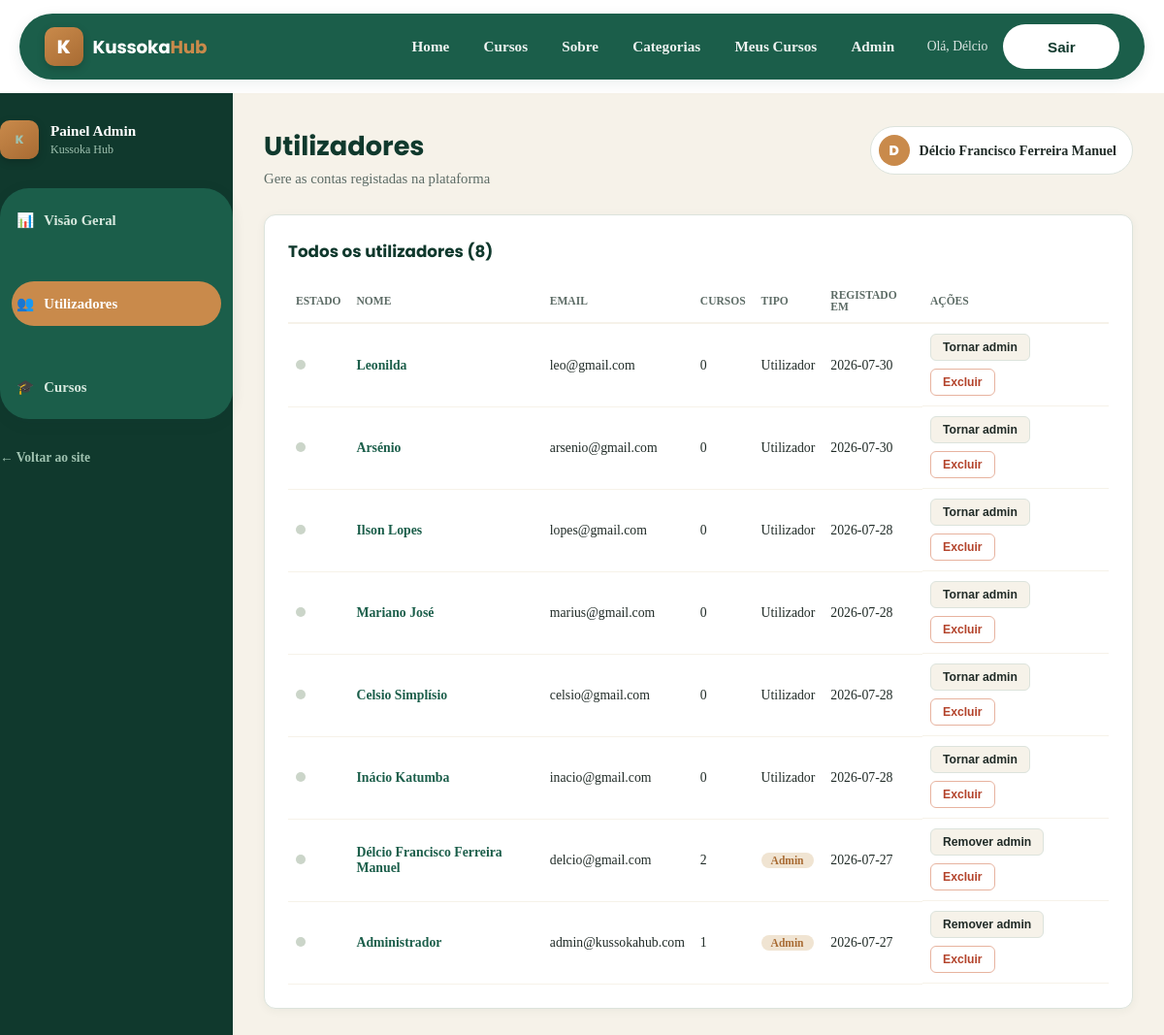
/admin/usuarios (signed in), run on the app's committed database.
### tables this page shows
CREATE TABLE usuarios (
            id INTEGER PRIMARY KEY AUTOINCREMENT,
            nome TEXT NOT NULL,
            email TEXT UNIQUE NOT NULL,
            senha_hash TEXT NOT NULL,
            is_admin INTEGER NOT NULL DEFAULT 0,
            data_criacao TEXT NOT NULL
        , ultimo_login TEXT);

### app.py (the view)
@app.route("/admin/usuarios")
@admin_obrigatorio
def admin_usuarios():
    db = get_db()
    limite_online = (datetime.utcnow() - timedelta(minutes=JANELA_ONLINE_MINUTOS)).isoformat()
    usuarios = db.execute(
        """SELECT u.*, COUNT(m.id) AS total_cursos,
                  (u.ultimo_login IS NOT NULL AND u.ultimo_login >= ?) AS online
           FROM usuarios u LEFT JOIN matriculas m ON m.usuario_id = u.id
           GROUP BY u.id ORDER BY u.data_criacao DESC""",
        (limite_online,),
    ).fetchall()
    return render_template("admin_usuarios.html", usuarios=usuarios)

### app.py (called while the page is built)
def get_db():
    if "db" not in g:
        g.db = sqlite3.connect(DB_PATH)
        g.db.row_factory = sqlite3.Row
        g.db.execute("PRAGMA foreign_keys = ON")
    return g.db

@app.before_request
def carregar_usuario_logado():
    g.usuario = None
    uid = session.get("usuario_id")
    if uid:
        db = get_db()
        g.usuario = db.execute("SELECT * FROM usuarios WHERE id = ?", (uid,)).fetchone()
        if g.usuario is not None:
            atualizar_agora = True
            if g.usuario["ultimo_login"]:
                try:
                    ultimo = datetime.fromisoformat(g.usuario["ultimo_login"])
                    atualizar_agora = (datetime.utcnow() - ultimo) > timedelta(minutes=1)
                except ValueError:
                    atualizar_agora = True
            if atualizar_agora:
                db.execute(
                    "UPDATE usuarios SET ultimo_login = ? WHERE id = ?",
                    (datetime.utcnow().isoformat(), uid),
                )
                db.commit()

@app.after_request
def aplicar_cabecalhos_seguranca(resposta):
    resposta.headers.setdefault("X-Content-Type-Options", "nosniff")
    resposta.headers.setdefault("X-Frame-Options", "SAMEORIGIN")
    resposta.headers.setdefault("Referrer-Policy", "strict-origin-when-cross-origin")
    return resposta

def admin_obrigatorio(view):
    @wraps(view)
    def wrapped(*args, **kwargs):
        if g.usuario is None:
            flash("Precisas de iniciar sessão para aceder a essa página.", "aviso")
            return redirect(url_for("login"))
        if not g.usuario["is_admin"]:
            abort(403)
        return view(*args, **kwargs)
    return wrapped

@app.context_processor
def injetar_globais():
    return {
        "usuario_atual": g.get("usuario"),
        "categorias_labels": CATEGORIAS_LABELS,
        "ano_atual": datetime.utcnow().year,
        "endpoint_atual": request.endpoint,
    }

### templates/admin_usuarios.html (shortened to what this page needs)
{% extends "admin_base.html" %}
{% block admin_titulo %}Utilizadores{% endblock %}
{% block admin_subtitulo %}Gere as contas registadas na plataforma{% endblock %}
{% block admin_content %}
<div class="admin-card">
  <h3>Todos os utilizadores ({{ usuarios|length }})</h3>
  <div class="tabela-responsiva">
  <table class="admin-table">
    <thead>
      <tr><th>Estado</th><th>Nome</th><th>Email</th><th>Cursos</th><th>Tipo</th><th>Registado em</th><th>Ações</th></tr>
    </thead>
    <tbody>
      {% for u in usuarios %}
      <tr>
        <td>{% if u['online'] %}<span class="ponto-online" title="Online"></span>{% else %}<span class="ponto-offline" title="Offline"></span>{% endif %}</td>
        <td><a href="{{ url_for('admin_usuario_detalhe', usuario_id=u['id']) }}">{{ u['nome'] }}</a></td>
        <td>{{ u['email'] }}</td>
        <td>{{ u['total_cursos'] }}</td>
        <td>{% if u['is_admin'] %}<span class="tag-admin">Admin</span>{% else %}Utilizador{% endif %}</td>
        <td>{{ u['data_criacao'][:10] }}</td>
        <td class="acoes">
          <form method="post" action="{{ url_for('admin_alternar_admin', usuario_id=u['id']) }}">
            <button type="submit" class="btn-mini">{{ 'Remover admin' if u['is_admin'] else 'Tornar admin' }}</button>
          </form>
          <form method="post" action="{{ url_for('admin_excluir_usuario', usuario_id=u['id']) }}" onsubmit="return confirm('Tens a certeza que queres excluir este utilizador?');">
            <button type="submit" class="btn-mini btn-perigo">Excluir</button>
          </form>
        </td>
      </tr>
      {% endfor %}
    </tbody>
  </table>
  </div>
</div>
{% endblock %}

### templates/admin_base.html (shortened to what this page needs)
{% extends "base.html" %}
{% block conteudo %}
<div class="admin-shell">
  <aside class="admin-sidebar">
    <div class="admin-sidebar-topo">
      <span class="logo-badge">K</span>
      <div>
        <strong>Painel Admin</strong>
        <span>Kussoka Hub</span>
      </div>
    </div>
    <nav class="admin-nav" aria-label="Navegação do painel">
      <a href="{{ url_for('admin_dashboard') }}" class="{{ 'admin-nav-ativo' if endpoint_atual == 'admin_dashboard' else '' }}">
        <span aria-hidden="true">📊</span> Visão Geral
      </a>
      <a href="{{ url_for('admin_usuarios') }}" class="{{ 'admin-nav-ativo' if endpoint_atual in ['admin_usuarios', 'admin_usuario_detalhe'] else '' }}">
        <span aria-hidden="true">👥</span> Utilizadores
      </a>
      <a href="{{ url_for('admin_cursos') }}" class="{{ 'admin-nav-ativo' if endpoint_atual in ['admin_cursos', 'admin_curso_novo', 'admin_curso_editar'] else '' }}">
        <span aria-hidden="true">🎓</span> Cursos
      </a>
    </nav>
    <div class="admin-sidebar-rodape">
      <a href="{{ url_for('index') }}">← Voltar ao site</a>
    </div>
  </aside>
  <div class="admin-main">
    <header class="admin-topbar">
      <div>
        <h1>{% block admin_titulo %}Painel de Administração{% endblock %}</h1>
        <p>{% block admin_subtitulo %}Informações e gestão da plataforma{% endblock %}</p>
      </div>
      {% if usuario_atual %}
      <div class="admin-topbar-user">
        <span class="admin-avatar">{{ usuario_atual['nome'][0]|upper }}</span>
        <span>{{ usuario_atual['nome'] }}</span>
      </div>
      {% endif %}
    </header>
    {% block admin_content %}{% endblock %}
  </div>
</div>
{% endblock %}

### templates/base.html (shortened to what this page needs)
<!DOCTYPE html>
<html lang="pt-AO">
<head>
    <link rel="stylesheet" href="{{ url_for('static', filename='css/style.css') }}">
</head>
<body class="{% block body_class %}{% endblock %}">
    <header>
        <div class="nav-bar">
            <nav>
                <a href="{{ url_for('index') }}" class="logo" aria-label="Kussoka Hub — página inicial">
                    <span class="logo-badge">K</span>
                    <span class="logo-texto">Kussoka<span>Hub</span></span>
                </a>
                <ul>
                    <li><a href="{{ url_for('index') }}" class="{{ 'link-ativo' if endpoint_atual == 'index' else '' }}">Home</a></li>
                    <li><a href="{{ url_for('cursos_catalogo') }}" class="{{ 'link-ativo' if endpoint_atual == 'cursos_catalogo' else '' }}">Cursos</a></li>
                    <li><a href="{{ url_for('index') }}#sobre">Sobre</a></li>
                    <li class="dropdown">
                        <a href="#" class="dropbtn">Categorias</a>
                    </li>
                    {% if usuario_atual %}
                        <li><a href="{{ url_for('meus_cursos') }}" class="{{ 'link-ativo' if endpoint_atual == 'meus_cursos' else '' }}">Meus Cursos</a></li>
                        {% if usuario_atual['is_admin'] %}
                        <li><a href="{{ url_for('admin_dashboard') }}">Admin</a></li>
                        {% endif %}
                        <li class="user-pill">Olá, {{ usuario_atual['nome'].split(' ')[0] }}</li>
                        <a href="{{ url_for('logout') }}">
                            <button type="button" id="cont">Sair</button>
                        </a>
                    {% else %}
                        <li><a href="{{ url_for('login') }}">Entrar</a></li>
                        <a href="{{ url_for('cadastro') }}">
                            <button type="button" id="cont">Cadastrar</button>
                        </a>
                    {% endif %}
                </ul>
            </nav>
        </div>
    </header>
    <main id="conteudo-principal">
    {% block conteudo %}{% endblock %}
    </main>
</body>
</html>

### data on the page
usuarios: nome "Délcio", nome "D", nome "Délcio Francisco Ferreira Manuel", email "delcio@gmail.com", total_cursos "2", shows "Admin", data_criacao "2026-07-27", is_admin "Remover admin"
usuarios: nome "Leonilda", email "leo@gmail.com", total_cursos "0", shows "Utilizador", data_criacao "2026-07-30", is_admin "Tornar admin"
usuarios: nome "Arsénio", email "arsenio@gmail.com", total_cursos "0", shows "Utilizador", data_criacao "2026-07-30", is_admin "Tornar admin"
usuarios: nome "Ilson Lopes", email "lopes@gmail.com", total_cursos "0", shows "Utilizador", data_criacao "2026-07-28", is_admin "Tornar admin"
usuarios: nome "Mariano José", email "marius@gmail.com", total_cursos "0", shows "Utilizador", data_criacao "2026-07-28", is_admin "Tornar admin"
usuarios: nome "Celsio Simplísio", email "celsio@gmail.com", total_cursos "0", shows "Utilizador", data_criacao "2026-07-28", is_admin "Tornar admin"
usuarios: nome "Inácio Katumba", email "inacio@gmail.com", total_cursos "0", shows "Utilizador", data_criacao "2026-07-28", is_admin "Tornar admin"
usuarios: nome "Administrador", email "admin@kussokahub.com", total_cursos "1", data_criacao "2026-07-27", is_admin "Remover admin"

### other printed values
{{ usuarios|length }} "8"
